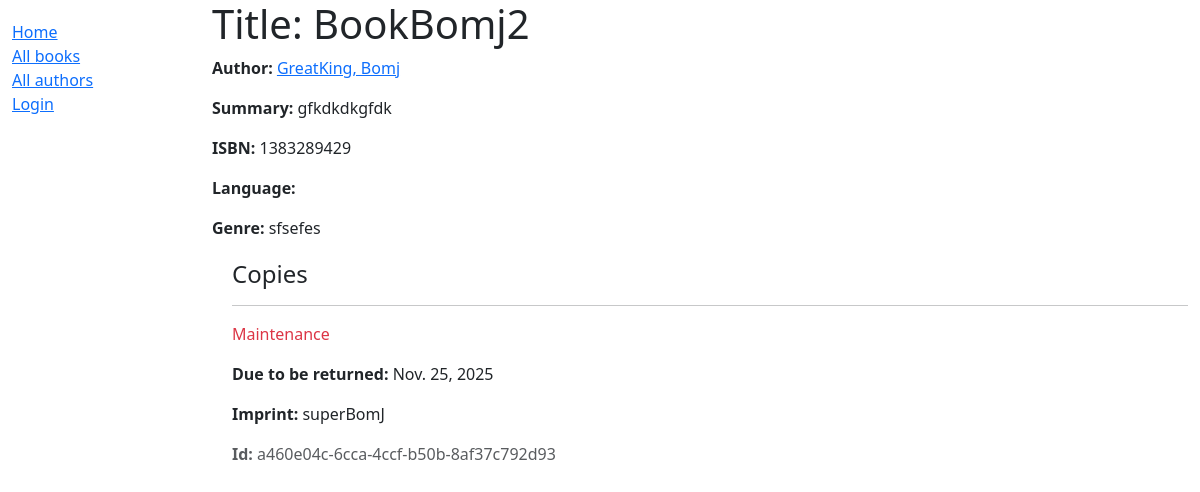
Page /catalog/book/2/ on the committed database.
### catalog/models.py (models this page shows, shortened)
class Book(models.Model):
    title = models.CharField(max_length=200)
    author = models.ForeignKey('Author', on_delete=models.SET_NULL, null=True)
    summary = models.TextField(max_length=1000, help_text="Enter a brief description of the book")
    isbn = models.CharField('ISBN',max_length=13, help_text='13 Character <a href="https://www.isbn-international.org/content/what-isbn">ISBN number</a>')
    genre = models.ManyToManyField(Genre, help_text="Select a genre for this book")
    def display_genre(self):
        """
        Creates a string for the Genre. This is required to display genre in Admin.
        """
        return ', '.join([genre.name for genre in self.genre.all()[:3]])
    display_genre.short_description = 'Genre'

class Author(models.Model):
            first_name = models.CharField(max_length=100)
            last_name = models.CharField(max_length=100)
            date_of_birth = models.DateField(null=True, blank=True)
            date_of_death = models.DateField('Died', null=True, blank=True)
            def __str__(self):
                return '%s, %s' % (self.last_name, self.first_name)

class Genre(models.Model):
    name = models.CharField(max_length=200, help_text="Enter a book genre (e.g. Science Fiction, French Poetry etc.)")
    def __str__(self):
        return self.name

class BookInstance(models.Model):
        id = models.UUIDField(primary_key=True, default=uuid.uuid4,
                              help_text="Unique ID for this particular book across whole library")
        book = models.ForeignKey('Book', on_delete=models.SET_NULL, null=True)
        imprint = models.CharField(max_length=200)
        due_back = models.DateField(null=True, blank=True)
        borrower = models.ForeignKey(settings.AUTH_USER_MODEL, on_delete=models.SET_NULL, null=True, blank=True)
        LOAN_STATUS = (
            ('m', 'Maintenance'),
            ('o', 'On loan'),
            ('a', 'Available'),
            ('r', 'Reserved'),
        )
        status = models.CharField(max_length=1, choices=LOAN_STATUS, blank=True, default='m',
                                  help_text='Book availability')
        class Meta:
            ordering = ["due_back"]
            permissions = (("can_mark_returned", "Set book as returned"),)

### catalog/views.py (the view)
# urls.py: path('book/<int:pk>/', views.BookDetailView.as_view(), name='book-detail'),
class BookDetailView(generic.DetailView):
    model = Book

### catalog/templates/catalog/book_detail.html
{% extends "base_generic.html" %}
{% block content %}
  <h1>Title: {{ book.title }}</h1>
  <p><strong>Author:</strong> <a href="">{{ book.author }}</a></p>
  <p><strong>Summary:</strong> {{ book.summary }}</p>
  <p><strong>ISBN:</strong> {{ book.isbn }}</p>
  <p><strong>Language:</strong> {{ book.language }}</p>
  <p><strong>Genre:</strong> {{ book.genre.all|join:", " }}</p>
  <div style="margin-left:20px;margin-top:20px">
    <h4>Copies</h4>
    {% for copy in book.bookinstance_set.all %}
      <hr />
      <p
        class="{% if copy.status == 'a' %}text-success{% elif copy.status == 'm' %}text-danger{% else %}text-warning{% endif %}">
        {{ copy.get_status_display }}
      </p>
      {% if copy.status != 'a' %}
        <p><strong>Due to be returned:</strong> {{ copy.due_back }}</p>
      {% endif %}
      <p><strong>Imprint:</strong> {{ copy.imprint }}</p>
      <p class="text-muted"><strong>Id:</strong> {{ copy.id }}</p>
    {% endfor %}
  </div>
{% endblock %}

### rows in the picture
Book: author "GreatKing, Bomj", summary "gfkdkdkgfdk", isbn "1383289429", genre.all "sfsefes"
BookInstance: status "Maintenance", due_back "Nov. 25, 2025", imprint "superBomJ", id "a460e04c-6cca-4ccf-b50b-8af37c792d93"
